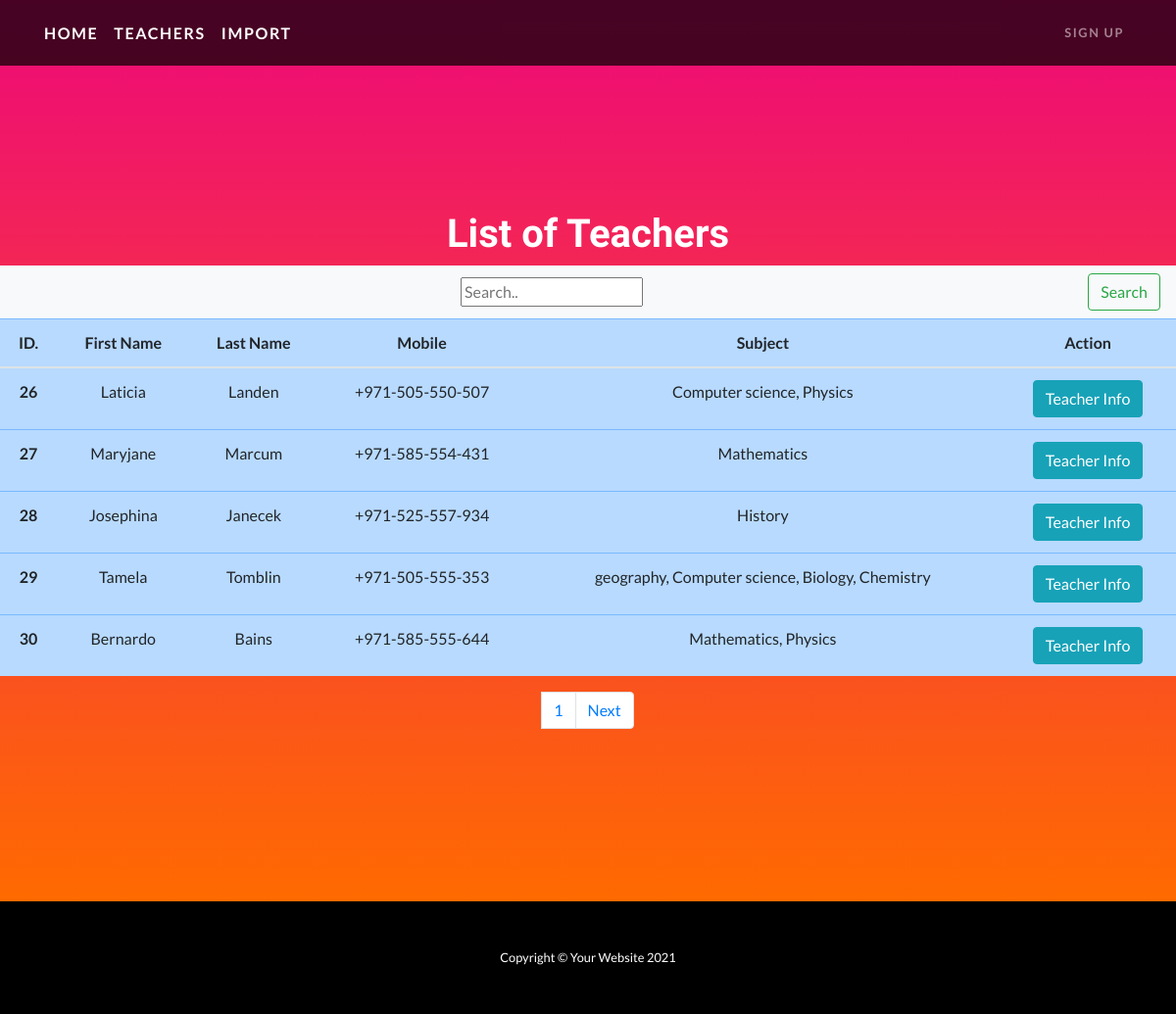
The app's page /t_list with its own data.
### teacher/models.py (models this page shows, shortened)
class Teacher(models.Model):
    first_name=models.CharField(max_length=56)
    last_name=models.CharField(max_length=56)
    email_address=models.EmailField()
    profile_picture = models.ImageField(default='default.jpg',upload_to='teacher')
    mobile_number=models.CharField(max_length=16)
    room_number = models.CharField(max_length=10)
    subject_taught = models.CharField(max_length=256)
    created = models.DateField(auto_now_add=True)
    class Meta:
        ordering=('-created',)

### teacher/views.py (the view)
# urls.py: path('t_list', views.teacher_list,name='teacher_list'),
def teacher_list(request):
    t_list = Teacher.objects.all()
    paginator=Paginator(t_list, 5)
    page_number=request.GET.get('page')
    query=request.GET.get("q")
    if query:
        t_list=t_list.filter(Q(last_name__icontains=query) | Q(subject_taught__icontains=query)).distinct()
    try:
        t_list=paginator.page(page_number)
    except PageNotAnInteger:
        t_list=paginator.page(1)
    except EmptyPage:
        t_list=paginator.page(paginator.num_pages)
    return render(request, 'teacher_list.html', {'t_list':t_list,})

### templates/teacher_list.html
{% extends 'base.html'%}
{% load static%}
{% block container_block %}
<header class="masthead text-center text-white">
<div class="table-responsive">
<table class="table table-hover">
  <thead>
    <tr class="table-primary">
      <th scope="col">ID.</th>
      <th scope="col">First Name</th>
      <th scope="col">Last Name</th>
      <th scope="col">Mobile</th>
      <th scope="col">Subject</th>
    <th scope="col">Action</th>
    </tr>
  </thead>
  <tbody>
  <h1> List of Teachers </h1>
   <nav class="navbar navbar-light bg-light">
  <form class="example"  method="GET" action="" >
          <input type="text" placeholder="Search.." name="q" value="{{request.GET.q}}" >
    <button class="btn btn-outline-success my-2 my-sm-0" type="submit">Search</button>
  </form>
</nav>
  {% for teacher in t_list %}
    <tr class="table-primary">
      <th scope="row">{{teacher.id}}</th>
      <td>{{teacher.first_name}}</td>
      <td>{{teacher.last_name}}</td>
      <td>{{teacher.mobile_number}}</td>
      <td>{{teacher.subject_taught}}</td>
      <td><a href="{% url 'teacher:details'  pk=teacher.id %}"> <button type="button" class="btn btn-info">Teacher Info</button> </a> </td>
    </tr>
    {% endfor %}
  </tbody>
</table>
</div>
{%include 'pagination.html' with page=t_list %}
  </header>
{% endblock %}

### templates/base.html (shortened to what this page needs)
<!DOCTYPE html>
{% load static %}
<html lang="en">
<head>
  <link href="{% static "vendor/bootstrap/css/bootstrap.min.css" %} " rel="stylesheet">
  <link href="{%static "css/one-page-wonder.min.css" %}" rel="stylesheet">
</head>
<body>
  <nav class="navbar navbar-expand-lg navbar-dark navbar-custom fixed-top">
    <div class="container">
      <a class="navbar-brand" href="/">Home</a>
      <a class="navbar-brand" href="/t_list">Teachers</a>
      <a class="navbar-brand" href="import">Import</a>
      <div class="collapse navbar-collapse" id="navbarResponsive">
        <ul class="navbar-nav ml-auto">
        {% if request.user.is_authenticated %}
        <li class="nav-item">
           <a class="nav-link" > {{request.user|title}}</a>
         </li>
         <li class="nav-item">
            <a class="nav-link" href="accounts/logout">Logout</a>
          </li>
        {% else %}
          <li class="nav-item">
            <a class="nav-link" href="user/sign_up/">Sign Up</a>
          </li>
         {% endif %}
        </ul>
      </div>
    </div>
  </nav>
    {% block container_block %}
  {% endblock %}
  <footer class="py-5 bg-black">
    <div class="container">
      <p class="m-0 text-center text-white small">Copyright &copy; Your Website 2021</p>
    </div>
  </footer>
</body>
</html>

### templates/pagination.html (shortened to what this page needs)
<!DOCTYPE html>
<html lang="en" dir="ltr">
  <head>
  </head>
  <body>
    <nav aria-label="Page navigation example">
    <center>
  <ul class="pagination justify-content-center">
    <li class="page-item"><a class="page-link" href="{{page.number}} of {{page.paginator.num_pages}}">{{page.number}}</a></li>
    <li class="page-item">
        {% if page.has_next%}
      <a class="page-link" href="?page={{page.next_page_number}}">Next</a>
      {% endif %}
    </li>
  </ul>
  </center>
</nav>
  </body>
</html>

### records on screen
Teacher: id "26", first_name "Laticia", last_name "Landen", mobile_number "+971-505-550-507", subject_taught "Computer science, Physics"
Teacher: id "27", first_name "Maryjane", last_name "Marcum", mobile_number "+971-585-554-431", subject_taught "Mathematics"
Teacher: id "28", first_name "Josephina", last_name "Janecek", mobile_number "+971-525-557-934", subject_taught "History"
Teacher: id "29", first_name "Tamela", last_name "Tomblin", mobile_number "+971-505-555-353", subject_taught "geography, Computer science, Biology, Chemistry"
Teacher: id "30", first_name "Bernardo", last_name "Bains", mobile_number "+971-585-555-644", subject_taught "Mathematics, Physics"

### other values on screen
{{ page.number }} "1"
